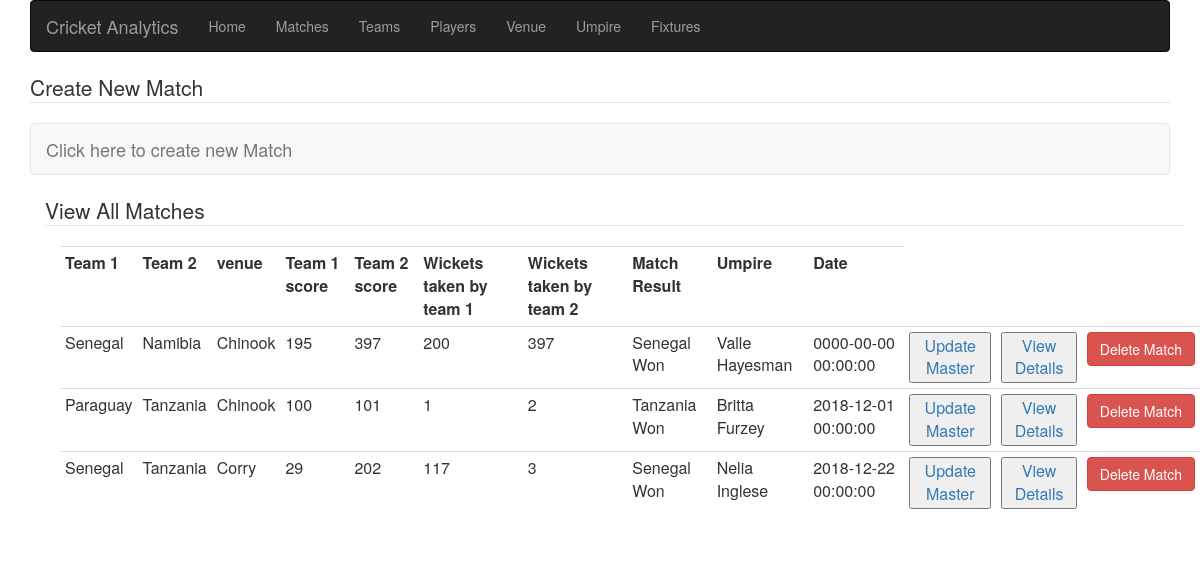
/PhpScripts/ViewMatch.php, run on the app's committed database.
### tables this page shows
CREATE TABLE match_master
(
  match_id INT NOT NULL AUTO_INCREMENT,
  team_id_1_fk INT NOT NULL,
  team_id_2_fk INT NOT NULL,
  venue_id_fk INT NOT NULL,
  score_team_1 INT NOT NULL,
  score_team_2 INT NOT NULL,
  wicket_team_1 INT NOT NULL,
  wicket_team_2 INT NOT NULL,
  match_result VARCHAR(100) NOT NULL,
  umpire_id_fk INT NOT NULL,
  match_date DATETIME NOT NULL,
  created_date DATETIME NOT NULL,
  update_date DATETIME,
  is_active int not null,
  PRIMARY KEY (match_id),
  FOREIGN KEY (umpire_id_fk) REFERENCES match_umpire(umpire_id),
  FOREIGN KEY (team_id_1_fk) REFERENCES team_master(team_id),
  FOREIGN KEY (team_id_2_fk) REFERENCES team_master(team_id),
  FOREIGN KEY (venue_id_fk) REFERENCES venue(venue_id)
);

CREATE TABLE team_master
(
  team_id INT NOT NULL AUTO_INCREMENT,
  team_name VARCHAR(100) NOT NULL UNIQUE,
  team_mascot VARCHAR(100) NOT NULL,
  team_desc VARCHAR(1000) NOT NULL,
  team_ranking int DEFAULT NULL,
  PRIMARY KEY (team_id)
);

CREATE TABLE venue
(
  venue_id INT NOT NULL AUTO_INCREMENT,
  venue_name VARCHAR(50) NOT NULL UNIQUE,
  venue_city VARCHAR(50) NOT NULL,
  venue_capacity INT NOT NULL,
  PRIMARY KEY (venue_id)
);

### PhpScripts/ViewMatch.php (the view, shortened to what this page needs)
<html>
<head>
    <link rel="stylesheet" href="https://maxcdn.bootstrapcdn.com/bootstrap/3.3.7/css/bootstrap.min.css">
</head>
<body>
    <link rel="stylesheet" href="https://maxcdn.bootstrapcdn.com/bootstrap/3.3.7/css/bootstrap.min.css">
<div>
    <?php include 'navBar.php';?>
    <div class="container">
        <div >
            <legend>Create New Match</legend>
            <nav class="navbar navbar-default">
                <div class="container-fluid">
                    <div class="navbar-header ">
                        <a class="navbar-brand" href="addMatch.php">Click here to create new Match</a>
                    </div>
                </div>
            </nav>
        </div>
        <div class="container container-fluid">
            <legend>View All Matches</legend>
            <div class="container container-fluid">
                <table class="table table-condensed">
                    <?php
                    $servername = "localhost";
                    $username = "root";
                    $password = "mysql";
                    $database = "cricket_analytics";
                    $conn = new mysqli($servername, $username, $password, $database);
                    $sql = "call sp_getAllMatches()";
                    $result = $conn->query($sql);
                    if($result){
                            echo "<td><b>Team 1</b></td>";
                            echo "<td><b>Team 2</b></td>";
                            echo "<td><b>venue</b></td>";
                            echo "<td><b>Team 1 score</b></td>";
                            echo "<td><b>Team 2 score</b></td>";
                            echo "<td><b>Wickets taken by team 1</b></td>";
                            echo "<td><b>Wickets taken by team 2</b></td>";
                            echo "<td><b>Match Result</b></td>";
                            echo "<td><b>Umpire</b></td>";
                            echo "<td><b>Date</b></td>";
                        while($row = $result->fetch_assoc()) {
                            echo "<tr>";
                            echo "<td>$row[team_name_1]</b></td>";
                            echo "<td>$row[team_name_2]</b></td>";
                            echo "<td>$row[venue_name]</b></td>";
                            echo "<td>$row[score_team_1]</b></td>";
                            echo "<td>$row[score_team_2]</b></td>";
                            echo "<td>$row[wicket_team_1]</b></td>";
                            echo "<td>$row[wicket_team_2]</b></td>";
                            echo "<td>$row[match_result]</b></td>";
                            echo "<td>$row[umpire_name]</b></td>";
                            echo "<td>$row[match_date]</b></td>";
                            echo "<td><a href='updateMatchMaster.php?id=$row[match_id]'><button>Update Master</button></a></td>";
                            echo "<td><a href='ViewMatchDetailsByMatch.php?match_id=$row[match_id]&t1_id=$row[team_id_1_fk]&t2_id=$row[team_id_2_fk]'><button>View Details</button></a></td>";
                            echo "<td><a href='deteleMatchResult.php?id=$row[match_id]'><button class='btn btn-danger'>Delete Match</button></a></td>";
                            echo "</tr>";
                        }
                    };
                    ?>
                </table>
            </div>
        </div>
    </div>
</div>
</body>
</html>

### data on the page
match_master: team_id_1_fk.team_name "Senegal", team_id_2_fk.team_name "Namibia", venue_id_fk.venue_name "Chinook", score_team_1 "195", score_team_2 "397", wicket_team_1 "200", wicket_team_2 "397", match_result "Senegal Won", row "Valle Hayesman", match_date "0000-00-00 00:00:00"
match_master: team_id_1_fk.team_name "Paraguay", team_id_2_fk.team_name "Tanzania", venue_id_fk.venue_name "Chinook", score_team_1 "100", score_team_2 "101", wicket_team_1 "1", wicket_team_2 "2", match_result "Tanzania Won", row "Britta Furzey", match_date "2018-12-01 00:00:00"
match_master: team_id_1_fk.team_name "Senegal", team_id_2_fk.team_name "Tanzania", venue_id_fk.venue_name "Corry", score_team_1 "29", score_team_2 "202", wicket_team_1 "117", wicket_team_2 "3", match_result "Senegal Won", row "Nelia Inglese", match_date "2018-12-22 00:00:00"
